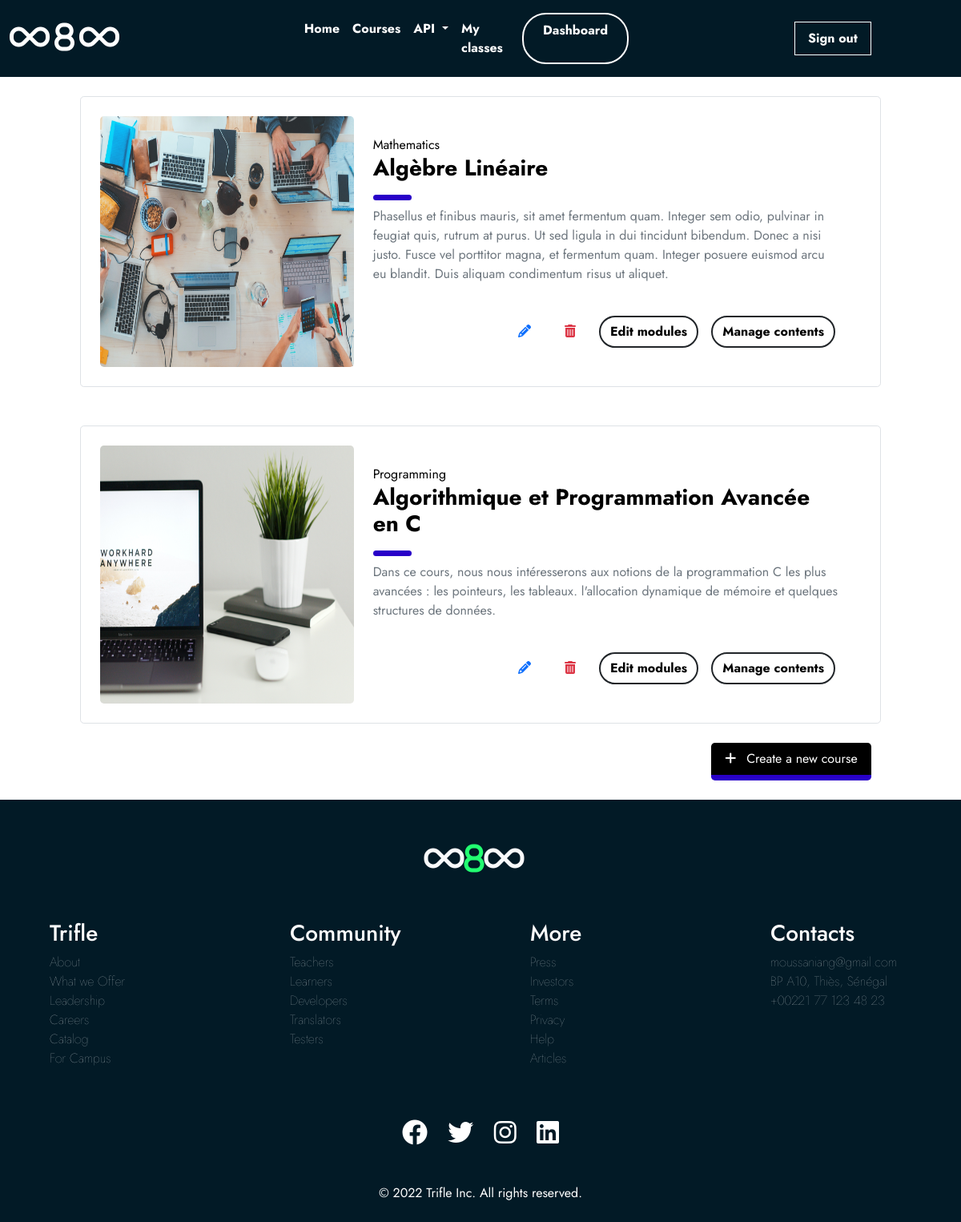
The page /course/mine/ (signed in) on the database its author committed.
### courses/models.py (models this page shows, shortened)
class Course(models.Model):
    owner = models.ForeignKey(User, related_name='courses_created', on_delete=models.CASCADE)
    subject = models.ForeignKey(Subject, related_name='courses', on_delete=models.CASCADE)
    title = models.CharField(max_length=200)
    slug = models.SlugField(max_length=200, unique=True)
    overview = models.TextField()
    created = models.DateTimeField(auto_now_add=True)
    updated = models.DateTimeField(auto_now=True)
    students = models.ManyToManyField(User, related_name='courses_joined', blank=True)
    image = models.FileField(upload_to='images')
    class Meta:
        ordering = ['-created']

class Subject(models.Model):
    title = models.CharField(max_length=200)
    slug = models.SlugField(max_length=200, unique=True)
    class Meta:
        ordering = ['title']
    def __str__(self):
        return self.title

### courses/views.py (the view)
# urls.py: path('mine/', views.ManageCourseListView.as_view(), name='manage_course_list'),
class ManageCourseListView(OwnerCourseMixin, ListView):
    template_name = 'courses/manage/course/list.html'
    permission_required = 'courses.view_course'

### courses/views.py (called while the page is built)
    def get_queryset(self):
        qs = super().get_queryset()
        return qs.filter(owner=self.request.user)

### courses/templates/courses/manage/course/list.html (shortened to what this page needs)
{% extends "base.html" %}
{% load static %}
{% block extracss %}<link rel="stylesheet" href="{% static 'css/manage_course_list.css' %}">{% endblock %}
{% block content %}
<div class="module container col-10 d-flex flex-column">
    {% for course in object_list %}
        <div class="row d-flex border p-4 my-4 border rounded-3">
            <img src="{{course.image.url}}" alt="" class="course-image img-fluid col-4 px-0 rounded-3">
            <div class="course-info col-8 mx-0 p-4 d-flex flex-column justify-content-center">
                <p class="course-subject my-0 font-italic">{{ course.subject }}</p>
                <h3 class="fw-bold"><a href="{% url 'student_course_detail' course.id %}">{{ course.title }}</a></h3>
                <div class="line col-1 bg-purple my-2"></div>
                <p class="course-description-text text-secondary">{{ course.overview }}</p>
                <div class="d-flex justify-content-end mt-4">
                    <button class="btn mx-2 edit"><a href="{% url "course_edit" course.id %}"><i class="fa-solid fa-pencil text-primary"></i></a></button>
                    <button class="btn mx-2 delete"><a href="{% url "course_delete" course.id %}"><i class="fa-solid fa-trash-can text-danger"></i></a></button>
                    <button class="btn mx-2 edit border border-2 border-dark color-purple"><a href="{% url "course_module_update" course.id %}" class="fw-bold"> Edit modules</a></button>
                    {% if course.modules.count > 0 %}
                    <button class="btn mx-2 manage border border-2 border-dark color-purple"><a href="{% url "module_content_list" course.modules.first.id %}" class="fw-bold">Manage contents</a></button>
                    {% endif %}
                </div>
            </div>
        </div>
    {% empty %}
        <p>You haven't created any courses yet.</p>
    {% endfor %}
        <div class="button col-3 align-self-end bg-dark d-flex justify-content-center rounded-3 p-2 mb-4">
            <a href="{% url "course_create" %}" class="text-white create-course-button"><i class="fa-solid fa-plus me-2"></i> Create a new course</a>
        </div>
</div>
{% endblock %}

### static/css/base.css (style rules this page uses)
:root { --blue: rgb(2, 26, 38); --green: #00ff84; --orange: #FF4949; --purple: rgb(40, 0, 200); }
html { font-size: 16px; }
body { padding: 0px; font-family: 'Glacial Indifference', 'GT Walsheim', 'Jost', 'Roboto'; color: black !important; display: flex; flex-direction: column; justify-content: space-between; min-height: 100vh; }
a { text-decoration: none; color: black; }
.bg-dark { background-color: black !important; }
.bg-purple { background-color: var(--purple); }
.color-purple { color: var(--purple); }
.line { height: 7px; border-radius: 8px; }

### static/css/manage_course_list.css (style rules this page uses)
:root { --blue: rgb(2, 26, 38); --green: rgb(34, 255, 113); --orange: #FF4949; --purple: rgb(40, 0, 200); }
.btn { border-radius: 30px; }
.button { border-style: none; width: 200px; border-bottom: solid 7px var(--purple); }

### rows shown on the page
Course: image (picture), subject "Mathematics", title "Algèbre Linéaire", overview "Phasellus et finibus mauris, sit amet fermentum quam. Integer sem odio, pulvinar in feugiat quis, rutrum at purus. Ut sed ligula in dui tincidunt bibendum. Donec a nisi justo. Fusce vel porttitor magna, et fermentum quam. Integer posuere euismod arcu eu blandit. Duis aliquam condimentum risus ut aliquet.", shows "Manage contents"
Course: image (picture), subject "Programming", title "Algorithmique et Programmation Avancée en C", overview "Dans ce cours, nous nous intéresserons aux notions de la programmation C les plus avancées : les pointeurs, les tableaux. l'allocation dynamique de mémoire et quelques structures de données.", shows "Manage contents"
